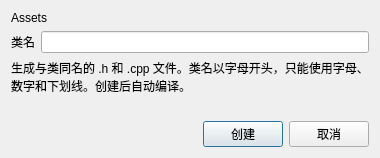
<?xml version="1.0" encoding="UTF-8"?><ui version="4.0"><class>CreateScriptDialogForm</class><widget class="QDialog" name="CreateScriptDialogForm"><property name="windowTitle"><string>新建 C++ 源码</string></property><property name="minimumSize"><size><width>380</width><height>0</height></size></property><layout class="QVBoxLayout" name="layout"><item><widget class="QLabel" name="directoryLabel"><property name="text"><string>Assets</string></property><property name="wordWrap"><bool>true</bool></property><property name="textFormat"><enum>Qt::PlainText</enum></property></widget></item><item><layout class="QFormLayout" name="formLayout"><item row="0" column="0"><widget class="QLabel" name="nameLabel"><property name="text"><string>类名</string></property><property name="buddy"><cstring>nameEdit</cstring></property></widget></item><item row="0" column="1"><widget class="QLineEdit" name="nameEdit"/></item></layout></item><item><widget class="QLabel" name="hintLabel"><property name="text"><string>生成与类同名的 .h 和 .cpp 文件。类名以字母开头，只能使用字母、数字和下划线。创建后自动编译。</string></property><property name="wordWrap"><bool>true</bool></property></widget></item><item><widget class="QLabel" name="errorLabel"><property name="text"><string/></property><property name="textFormat"><enum>Qt::PlainText</enum></property><property name="wordWrap"><bool>true</bool></property><property name="styleSheet"><string>QLabel { color:#ffb4ae; }</string></property></widget></item><item><layout class="QHBoxLayout" name="buttonLayout"><item><spacer name="buttonSpacer"><property name="orientation"><enum>Qt::Horizontal</enum></property><property name="sizeHint" stdset="0"><size><width>0</width><height>0</height></size></property></spacer></item><item><widget class="QPushButton" name="createButton"><property name="text"><string>创建</string></property><property name="default"><bool>true</bool></property></widget></item><item><widget class="QPushButton" name="cancelButton"><property name="text"><string>取消</string></property></widget></item></layout></item></layout></widget><resources/><connections/></ui>
